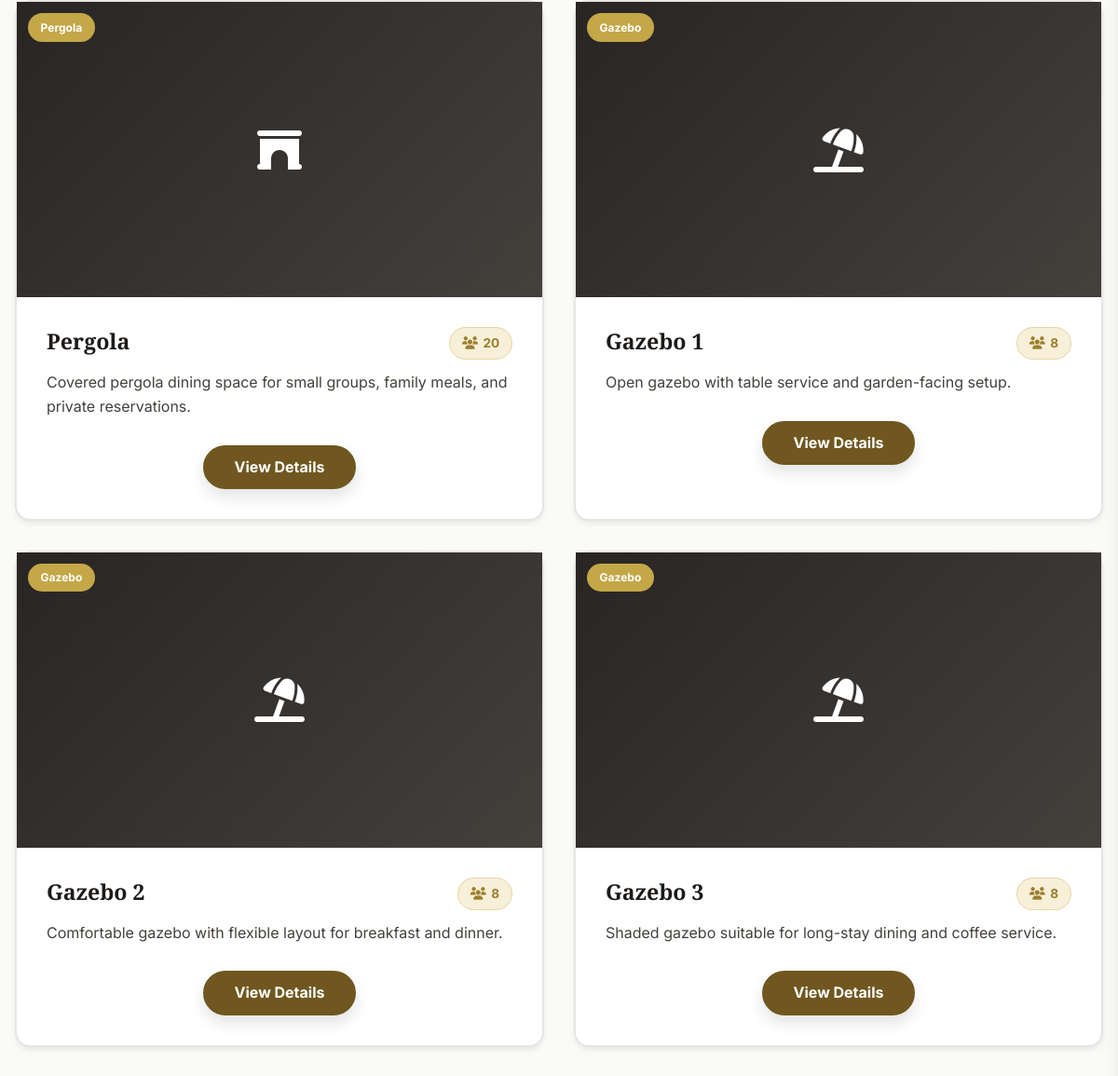
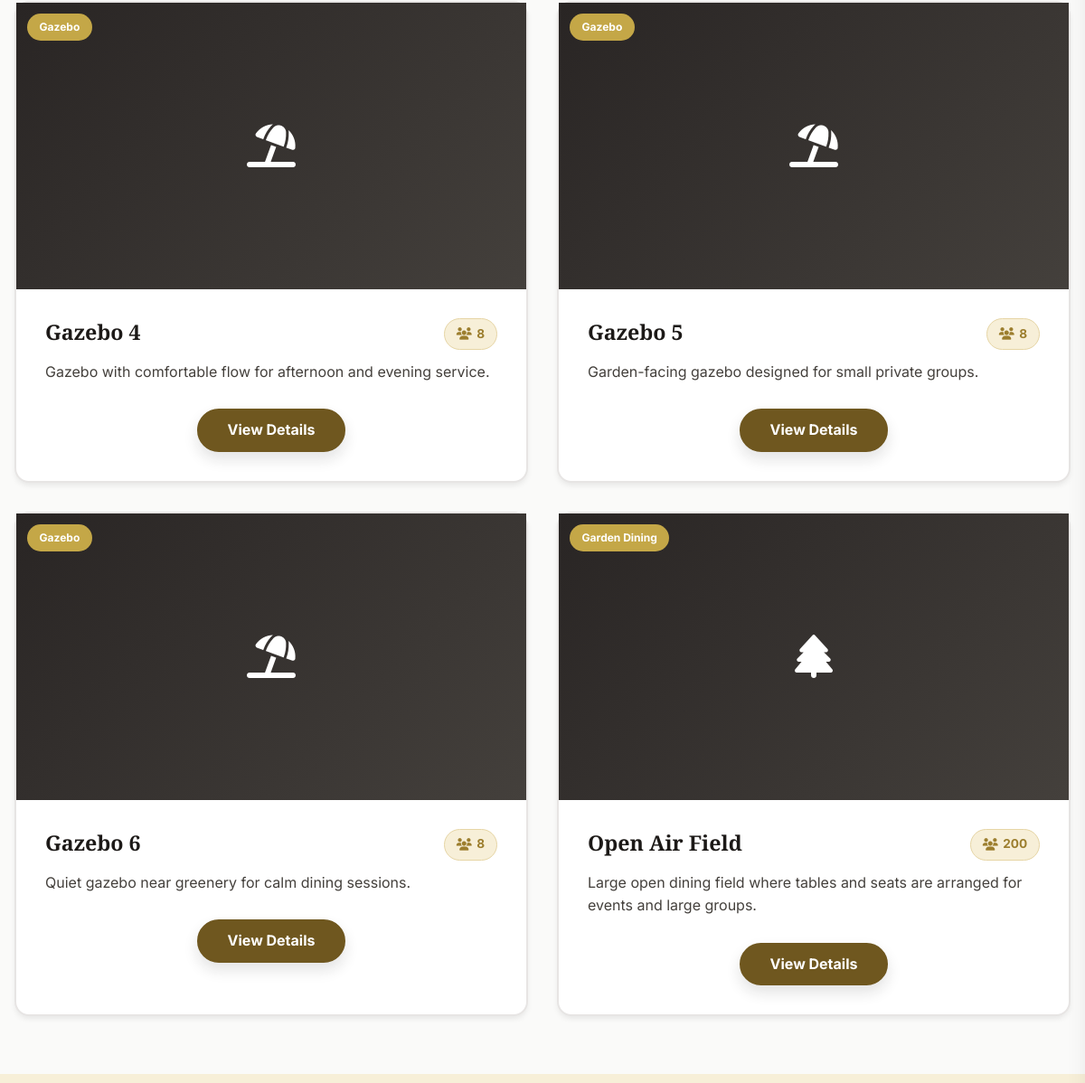
The page /dining/dining-spaces/ (middle part) on the database as committed earlier (2 pictures, top to bottom).
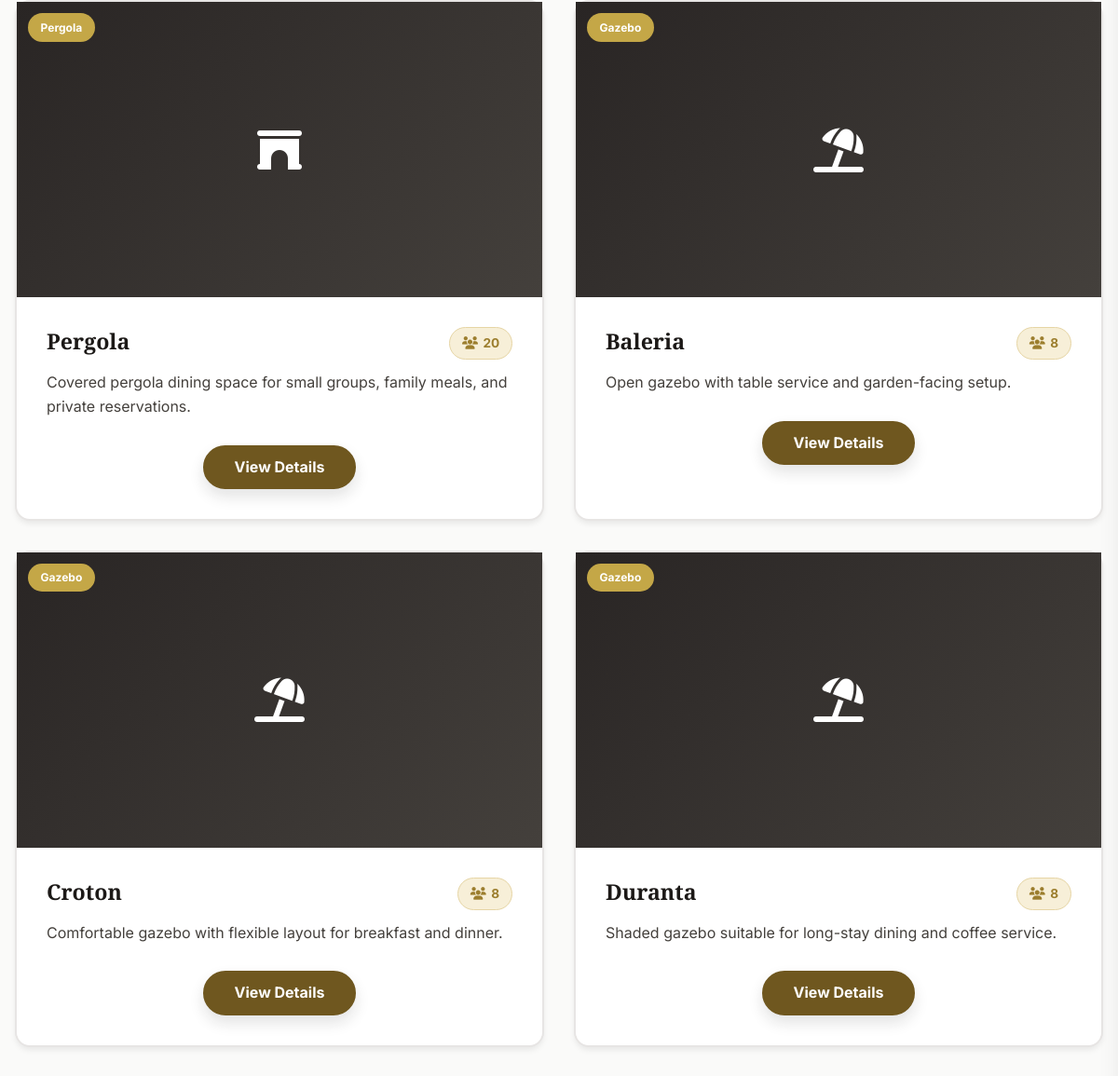
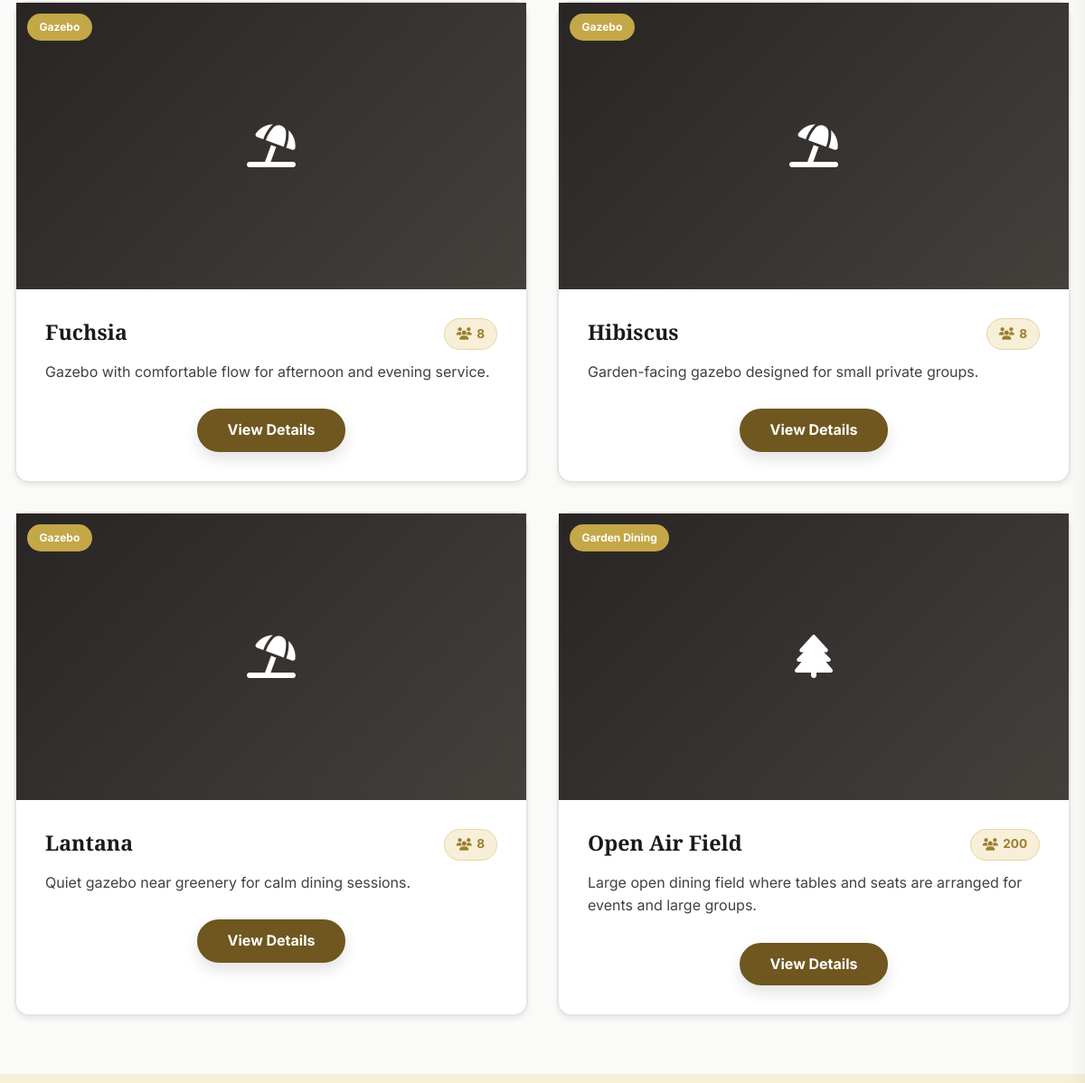
The same page on the database as committed later (2 pictures, top to bottom).
### apps/dining/models.py (models this page shows, shortened)
class DiningSpace(models.Model):
    SPACE_TYPES = [
        ('pergola', 'Pergola'),
        ('gazebo', 'Gazebo'),
        ('garden', 'Garden Dining'),
    ]
    name = models.CharField(max_length=100)
    slug = models.SlugField(unique=True)
    space_type = models.CharField(max_length=20, choices=SPACE_TYPES)
    description = models.TextField()
    capacity = models.IntegerField(
        validators=[MinValueValidator(1)],
        help_text="Number of people"
    )
    ideal_for = models.TextField(
        help_text="Ideal occasions, one per line"
    )
    has_lighting = models.BooleanField(default=True)
    has_power = models.BooleanField(default=True)
    is_covered = models.BooleanField(default=True)
    is_private = models.BooleanField(default=True)
    is_featured = models.BooleanField(default=False)
    is_active = models.BooleanField(default=True)
    display_order = models.IntegerField(default=0)
    class Meta:
        verbose_name = "Dining Space"
        verbose_name_plural = "Dining Spaces"
        ordering = ['display_order']

### apps/dining/views.py (the view)
# urls.py: path('dining-spaces/', views.dining_spaces_view, name='spaces'),
def dining_spaces_view(request):
    page_settings = DiningPage.objects.filter(is_active=True).first()
    if not page_settings:
        page_settings = DiningPage.objects.create()
    dining_spaces = DiningSpace.objects.filter(
        is_active=True
    ).order_by('display_order')
    pergolas = dining_spaces.filter(space_type='pergola')
    gazebos = dining_spaces.filter(space_type='gazebo')
    garden_dining = dining_spaces.filter(space_type='garden')
    context = {
        'page_settings': page_settings,
        'pergolas': pergolas,
        'gazebos': gazebos,
        'garden_dining': garden_dining,
    }
    return render(request, 'dining/spaces.html', context)

### apps/conferences/context_processors.py (called while the page is built)
def _ordered_conference_categories_queryset():
    return (
        ConferenceCategory.objects.filter(
            is_active=True,
            category_type__in=["board", "meeting", "hall"],
        )
        .annotate(
            sort_priority=Case(
                When(category_type="board", then=Value(1)),
                When(category_type="meeting", then=Value(2)),
                When(category_type="hall", then=Value(3)),
                default=Value(99),
                output_field=IntegerField(),
            )
        )
        .order_by("sort_priority", "display_order", "name")
    )

def conference_categories(request):
    return {
        "conference_categories": _ordered_conference_categories_queryset()
    }

### apps/gardens/context_processors.py (called while the page is built)
def gardens_categories(request):
    return {
        'gardens_categories': EventType.objects.filter(
            is_active=True
        ).order_by('category', 'display_order')
    }

### apps/dining/templates/dining/spaces.html (shortened to what this page needs)
{% extends "dining/base.html" %}
{% load static %}
{% block dining_content %}
<section class="section-padding" id="spaces-list">
    <div class="container">
        <div class="space-grid">
            {% for space in pergolas %}
            <article class="space-card">
                <div class="space-image-container">
                    <div class="room-image-placeholder"><i class="fas fa-archway fa-3x"></i></div>
                    <span class="space-badge">{{ space.get_space_type_display }}</span>
                </div>
                <div class="space-content">
                    <div class="space-header">
                        <h3 class="space-title">{{ space.name }}</h3>
                        <div class="space-capacity"><i class="fas fa-users"></i>{{ space.capacity }}</div>
                    </div>
                    <p class="space-description">{{ space.description|truncatewords:22 }}</p>
                    <div class="room-actions">
                        <a href="{% url 'dining:space_detail' space.slug %}" class="btn btn-gold">View Details</a>
                    </div>
                </div>
            </article>
            {% endfor %}
            {% for space in gazebos %}
            <article class="space-card">
                <div class="space-image-container">
                    <div class="room-image-placeholder"><i class="fas fa-umbrella-beach fa-3x"></i></div>
                    <span class="space-badge">{{ space.get_space_type_display }}</span>
                </div>
                <div class="space-content">
                    <div class="space-header">
                        <h3 class="space-title">{{ space.name }}</h3>
                        <div class="space-capacity"><i class="fas fa-users"></i>{{ space.capacity }}</div>
                    </div>
                    <p class="space-description">{{ space.description|truncatewords:22 }}</p>
                    <div class="room-actions">
                        <a href="{% url 'dining:space_detail' space.slug %}" class="btn btn-gold">View Details</a>
                    </div>
                </div>
            </article>
            {% endfor %}
            {% for space in garden_dining %}
            <article class="space-card">
                <div class="space-image-container">
                    <div class="room-image-placeholder"><i class="fas fa-tree fa-3x"></i></div>
                    <span class="space-badge">{{ space.get_space_type_display }}</span>
                </div>
                <div class="space-content">
                    <div class="space-header">
                        <h3 class="space-title">{{ space.name }}</h3>
                        <div class="space-capacity"><i class="fas fa-users"></i>{{ space.capacity }}</div>
                    </div>
                    <p class="space-description">{{ space.description|truncatewords:22 }}</p>
                    <div class="room-actions">
                        <a href="{% url 'dining:space_detail' space.slug %}" class="btn btn-gold">View Details</a>
                    </div>
                </div>
            </article>
            {% endfor %}
        </div>
    </div>
</section>
<section class="section-padding bg-gold-light">
</section>
{% endblock %}

### apps/dining/templates/dining/base.html (shortened to what this page needs)
{% extends "base.html" %}
{% load static %}
{% block extra_css %}
<link rel="stylesheet" href="{% static 'css/dining.css' %}">
{% endblock %}
{% block content %}
{% block dining_content %}
{% endblock %}
{% endblock %}

### templates/base.html (shortened to what this page needs)
{% load static %}
<!DOCTYPE html>
<html lang="en" class="no-js">
<head>
    <link rel="stylesheet" href="https://cdnjs.cloudflare.com/ajax/libs/font-awesome/6.4.0/css/all.min.css" media="print" onload="this.media='all'">
    <link rel="stylesheet" href="{% static 'css/style.css' %}">
    {% block extra_css %}{% endblock %}
</head>
<body>
    <main class="main-content">
        {% block content %}{% endblock %}
    </main>
</body>
</html>

### static/css/style.css (style rules this page uses)
:root { --gold-light: #f7efd8; --gold-medium: #e6d5a5; --gold-dark: #c4a747; --gold-darker: #9c7e2e; --gold-accessible: #6f571f; --gold-accent: #ffd700; --nature-green: #2f7d32; --nature-green-dark: #1f5e24; --nature-green-soft: #e9f6ea; --surface-card: #ffffff; --surface-card-border: #e7e5e4; --surface-card-shadow: 0 8px 22px rgba(17, 24, 39, 0.06); --surface-card-shadow-hover: 0 20px 36px rgba(17, 24, 39, 0.12); --neutral-50: #fafaf9; --neutral-100: #f5f5f4; --neutral-200: #e7e5e4; --neutral-300: #d6d3d1; --neutral-400: #a8a29e; --neutral-500: #78716c; --neutral-600: #57534e; --neutral-700: #44403c; --neutral-800: #292524; --neutral-900: #1c1917; --font-sans: 'Inter', -apple-system, BlinkMacSystemFont, 'Segoe UI', Roboto, sans-serif; --font-serif: 'Playfair Display', Georgia, serif; --space-1: 0.25rem; --space-2: 0.5rem; --space-3: 0.75rem; --space-4: 1rem; --space-5: 1.5rem; --space-6: 2rem; --space-8: 3rem; --space-10: 4rem; --space-12: 6rem; }
* { margin: 0; padding: 0; box-sizing: border-box; }
html { font-size: 16px; scroll-behavior: smooth; }
body { font-family: var(--font-sans); line-height: 1.6; color: var(--neutral-800); background: var(--neutral-50); }
.container { width: 100%; max-width: 1200px; margin: 0 auto; padding: 0 var(--space-4); }
.section-padding { padding: var(--space-10) 0; }
.bg-gold-light { background: var(--gold-light); }
.btn { display: inline-flex; align-items: center; justify-content: center; gap: 0.5rem; padding: var(--space-3) var(--space-6); font-family: var(--font-sans); font-weight: 700; text-decoration: none; border-radius: 999px; border: none; cursor: pointer; transition: all 0.3s ease; white-space: nowrap; max-width: 100%; line-height: 1.2; min-height: 44px; box-shadow: 0 8px 16px rgba(28, 25, 23, 0.12); }
.btn-gold { background: var(--gold-accessible); color: white !important; border: 2px solid var(--gold-accessible); }
.main-content { min-height: calc(100vh - 400px); padding-top: 80px; }
.facility-cta, .room-actions { display: flex; flex-wrap: wrap; gap: var(--space-3); justify-content: center; align-items: stretch; margin-top: var(--space-4); }

### static/css/dining.css (style rules this page uses)
:root { --dining-primary: var(--gold-dark); --dining-secondary: var(--gold-light); --dining-accent: var(--gold-medium); --dining-success: #7aa163; --card-shadow: 0 4px 6px -1px rgba(0, 0, 0, 0.08); --card-shadow-hover: 0 12px 24px rgba(0, 0, 0, 0.12); --card-shadow-elevated: 0 20px 40px rgba(0, 0, 0, 0.15); --transition-smooth: all 0.3s cubic-bezier(0.4, 0, 0.2, 1); --transition-bounce: all 0.5s cubic-bezier(0.68, -0.55, 0.265, 1.55); }
.food-grid, .space-grid { display: grid; grid-template-columns: 1fr; gap: var(--space-6); }
.food-card, .space-card, .farm-card { background: white; border-radius: 1rem; box-shadow: var(--card-shadow); border: 2px solid var(--neutral-200); transition: var(--transition-smooth); }
.room-image-placeholder { display: flex; align-items: center; justify-content: center; height: 100%; color: white; background: linear-gradient(135deg, var(--neutral-800) 0%, var(--neutral-700) 100%); }
.food-from-farm, .space-badge { position: absolute; top: var(--space-3); left: var(--space-3); background: var(--dining-success); color: white; padding: 0.35rem 0.85rem; border-radius: 999px; font-size: 0.75rem; font-weight: 700; z-index: 3; }
.space-badge { background: var(--dining-primary); }
.food-content, .space-content { padding: var(--space-6); display: flex; flex-direction: column; gap: var(--space-3); flex: 1; }
.food-title, .space-title, .farm-title { font-family: var(--font-serif); color: var(--neutral-900); line-height: 1.3; margin: 0; }
.space-title { font-size: 1.45rem; }
.food-description, .space-description, .farm-description { color: var(--neutral-700); line-height: 1.6; margin: 0; }
.space-image-container { position: relative; aspect-ratio: 16 / 9; overflow: hidden; background: linear-gradient(135deg, var(--neutral-800) 0%, var(--neutral-700) 100%); }
.space-header { display: flex; justify-content: space-between; align-items: flex-start; gap: var(--space-3); }
.space-capacity { display: inline-flex; align-items: center; gap: 0.35rem; background: var(--gold-light); color: var(--gold-darker); padding: 0.35rem 0.8rem; border-radius: 999px; font-size: 0.85rem; font-weight: 700; border: 1px solid var(--gold-medium); }
@media (min-width: 900px) { .space-grid { grid-template-columns: repeat(2, 1fr); } }

Rows that differ between the two databases and show on the page:
changed DiningSpace "Open gazebo with table service and garden-facing setup.": name "Gazebo 1" → "Baleria"
changed DiningSpace "Comfortable gazebo with flexible layout for breakfast and dinner.": name "Gazebo 2" → "Croton"
changed DiningSpace "Shaded gazebo suitable for long-stay dining and coffee service.": name "Gazebo 3" → "Duranta"
changed DiningSpace "Gazebo with comfortable flow for afternoon and evening service.": name "Gazebo 4" → "Fuchsia"
changed DiningSpace "Garden-facing gazebo designed for small private groups.": name "Gazebo 5" → "Hibiscus"
changed DiningSpace "Quiet gazebo near greenery for calm dining sessions.": name "Gazebo 6" → "Lantana"
